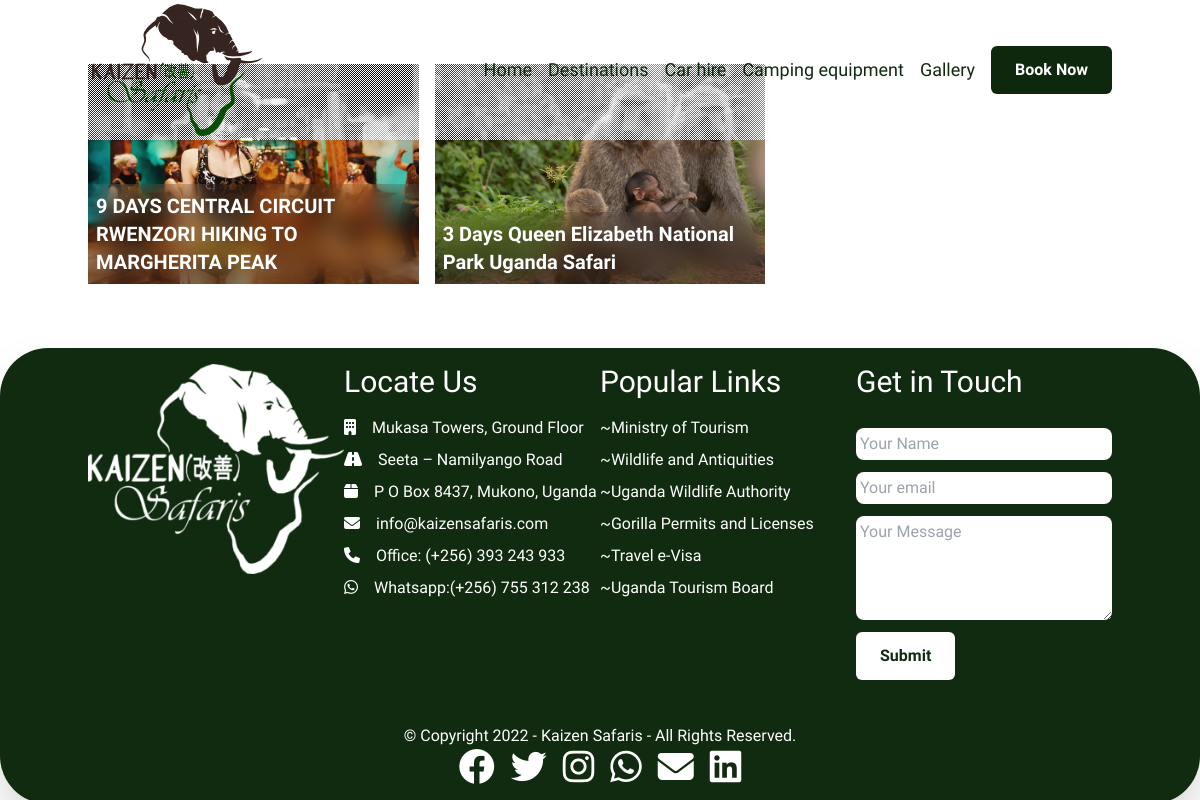
Before: /destinations/1/itineraries/ with the older database file.
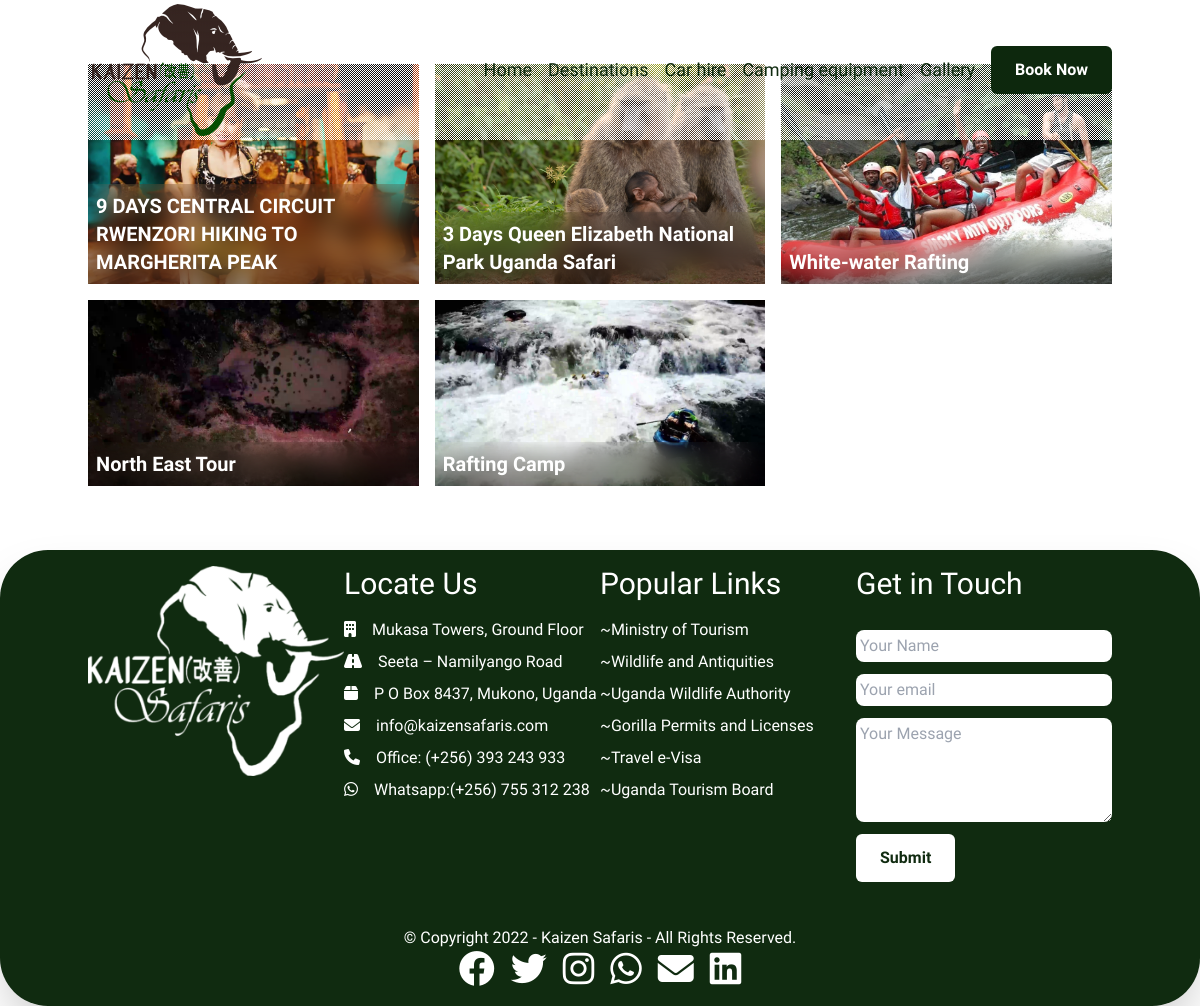
After: the same page with the newer database file.
### destinations/models.py (models this page shows, shortened)
class Itinerary(models.Model):
    name = models.CharField(max_length=100)
    image = models.ImageField(null=True)
    destination = models.ForeignKey(Destination, on_delete=models.CASCADE, related_name='itineraries')
    departure_date = models.DateField(blank=True, null=True)
    return_date = models.DateField(blank=True, null=True)
    is_upcoming = models.BooleanField(default=False)
    class Meta:
        verbose_name = 'Itinerary'
        verbose_name_plural = 'Itineraries'
    def Duration(self):
        return str(self.return_date - self.departure_date)[:-9]

### destinations/views.py (the view)
# urls.py: path('<int:pk>/itineraries/', itineraryListView, name='itinerary-list'),
def itineraryListView(request, pk):
    template_name = 'destinations/itinerary-list.html'
    destination = Destination.objects.get(id=pk)
    itineraries = Itinerary.objects.filter(destination=destination)
    context = {
        "itineraries": itineraries
    }
    return render(request, template_name, context)

### destinations/templates/destinations/itinerary-list.html (shortened to what this page needs)
{% extends 'base.html' %}
{% load static %}
{% block content %}
<section id="itineries">
    <div class="container py-16">
        <div class="grid gap-4 sm:grid-cols-2 md:grid-cols-3 2xl:grid-cols-4">
            {% for itinerary in itineraries %}
                <div class="overflow-hidden relative card">
                    <img src="{{ itinerary.image.url }}" alt=""
                        class="w-full h-full object-cover">
                    <div class="absolute top-0 left-0 w-full h-full grid">
                        <div class="mt-auto filter p-2 backdrop-blur-md bg-gradient-to-t from-[rgba(0,0,0,0.4)]">
                            <h2 class="text-white text-xl font-extrabold">
                                <a href="{% url 'destinations:itinerary-detail' itinerary.pk %}" class="hover:text-lime-300">{{ itinerary.name }}</a>
                            </h2>
                        </div>
                    </div>
                </div>
            {% endfor %}
        </div>
    </div>
</section>
{% endblock content %}

### templates/base.html (shortened to what this page needs)
{% load static %}
<!DOCTYPE html>
<html lang="en">
<head>
    <link rel="stylesheet" type="text/css" href="{% static 'css/style.css' %}">
    <link rel="stylesheet" type="text/css" href="{% static 'fontawesome-free-6.1.1-web/css/all.min.css' %}">
    <link rel="stylesheet" type="text/css" href="{% static 'css/obs.min.css' %}">
</head>
<body class="overflow-x-hidden">
    {% include 'components/header.html' %}
    {% block content %}
    {% endblock content %}
    {% include 'components/footer.html' %}
</body>
</html>

### templates/components/header.html (shortened to what this page needs)
{% load static %}
<header class="fixed w-full z-50" id="navbar-sticky">
    <div class="container">
        <nav class="flex justify-between">
            <div class="nav-brand p-1">
                <a href="/" class="">
                    <img src="{% static 'img/logo.png' %}" alt="Kaizen Safaris" class="">
                </a>
            </div>
            <div class="menu grid content-center">
                <ol class="nav-list list-none flex gap-2 lg:gap-4 text-lg text-black">
                    <li class="md:grid content-center hidden"><a
                            href="/" class="nav-link link">Home</a></li>
                    <li class="md:grid content-center relative dropdown hidden" x-data="
                    {
                        destinations: null,
                        getDestinations() {
                            fetch('{% url 'api:destinations' 'all' %}')
                                .then((response) => response.json())
                                .then((json) => this.destinations = json);
                        }
                    }
                    " x-init="getDestinations()">
                        <a class="nav-link link cursor-default">Destinations</a>
                    </li>
                    <li class="md:grid content-center hidden"><a
                            href="{% url 'contacts:car-hire' %}" class="nav-link link">Car hire</a></li>
                    <li class="md:grid content-center hidden"><a
                            href="{% url 'contacts:tent-hire' %}" class="nav-link link">Camping
                            equipment</a></li>
                    <li class="md:grid content-center hidden"><a
                            href="{% url 'main:gallery-view' %}" class="nav-link link">Gallery</a></li>
                    <li class="btn bg-primary-800"><a href="{% url 'contacts:book_now' %}"
                            class="text-white">Book Now</a></li>
                </ol>
            </div>
        </nav>
    </div>
</header>

### templates/components/footer.html (shortened to what this page needs)
{% load static %}
<footer class="border-all bg-primary-900 py-4 px-2 shadow-2xl">
    <div class="container text-white">
        <div class="grid sm:grid-cols-2 lg:grid-cols-4">
            <figure class="hidden sm:block">
                <img src="{% static 'img/logo-white.png' %}" alt="">
            </figure>
            <div>
                <h3 class=" text-3xl font-medium mb-4">Locate Us</h3>
                <ol class="list-none grid gap-2">
                    <li><i class="fas fa-building mr-4"></i>Mukasa Towers, Ground Floor</li>
                    <li><i class="fas fa-road mr-4"></i>Seeta – Namilyango Road</li>
                    <li><i class="fas fa-box mr-4"></i>P O Box 8437, Mukono, Uganda</li>
                    <li><i class="fas fa-envelope mr-4"></i>info@kaizensafaris.com</li>
                    <li><i class="fas fa-phone mr-4"></i>Office: (+256) 393 243 933</li>
                    <li><i class="fab fa-whatsapp mr-4"></i>Whatsapp:(+256) 755 312 238</li>
                </ol>
            </div>
            <aside class="mt-8 lg:mt-0">
                <h3 class="text-3xl font-medium mb-4">Popular Links</h3>
                <ol class="list-none grid gap-2">
                    <li>~<a href="">Ministry of Tourism</a></li>
                    <li>~<a href="">Wildlife and Antiquities</a></li>
                    <li>~<a href="">Uganda Wildlife Authority</a></li>
                    <li>~<a href="">Gorilla Permits and Licenses</a></li>
                    <li>~<a href="">Travel e-Visa</a></li>
                    <li>~<a href="">Uganda Tourism Board</a></li>
                </ol>
            </aside>
            <div class="mt-8 lg:mt-0">
                <h3 class="text-3xl font-medium mb-4">Get in Touch</h3>
                <form class="grid gap-3" x-data="{
                    status: '',
                    mail: {
                        name: '',
                        email: '',
                        message: '',
                    },
                    csrf() {
                        token = document.getElementById('token').firstElementChild.value;
                        return token;
                     },
                    sendMail() {
                        this.status = 'sending...'
                        fetch(`{% url 'contacts:send_mail' %}`, {
                            method: 'POST',
                            headers: {
                               Accept: 'application/json',
                               'Content-Type': 'application/json',
                               'X-CSRFToken': this.csrf(),
                            },
                            body: JSON.stringify(this.mail),
                         }).then((response) => response.json())
                                .then((json) => this.status = json);
                        if (status === 'SUCCESS') {
                           // clear fields
                            this.mail.name = ''
                            this.mail.email = ''
                            this.mail.message = ''
                        }
                     }
                }" @submit.prevent="sendMail()">
                    <input x-model="mail.name" type="text" placeholder="Your Name" name="your_name"
                        class=" p-1 w-full rounded-lg text-base text-black">
                    <input x-model="mail.email" type="email" placeholder="Your email" name="your_email"
                        class=" p-1 w-full rounded-lg text-base text-black">
                    <textarea x-model="mail.message" name="your_message" cols="30" rows="4" placeholder="Your Message"
                        class=" p-1 w-full rounded-lg text-base text-black"></textarea>
                    <button type="submit"
                        class="bg-white w-fit text-primary-900 font-semibold mx-auto sm:ml-0 btn"
                        >Submit</button>
                </form>
            </div>
        </div>
        <p class="text-center mt-8">
            © Copyright 2022 - Kaizen Safaris - All Rights Reserved.
        </p>
        <ul class=" list-none flex gap-4 justify-center text-4xl">
            <li><a href="https://www.facebook.com/kaizensafaris" class=""><i class="fab fa-facebook"></i></a></li>
            <li><a href="https://twitter.com/KaizenSafaris" class=""><i class="fab fa-twitter"></i></a></li>
            <li><a href="" class=""><i class="fab fa-instagram"></i></a></li>
            <li><a href="" class=""><i class="fab fa-whatsapp"></i></a></li>
            <li><a href="" class=""><i class="fas fa-envelope"></i></a></li>
            <li><a href="https://www.linkedin.com/in/kaizen-safaris-8a7845199/" class=""><i
                        class="fab fa-linkedin"></i></a></li>
        </ul>
    </div>
</footer>

### templates/base.html (style rules this page uses)
* { font-family: 'Comic Neue', cursive; }

Changed rows visible on the page:
added Itinerary: image (picture), name "White-water Rafting"
added Itinerary: image (picture), name "North East Tour"
added Itinerary: image (picture), name "Rafting Camp"
